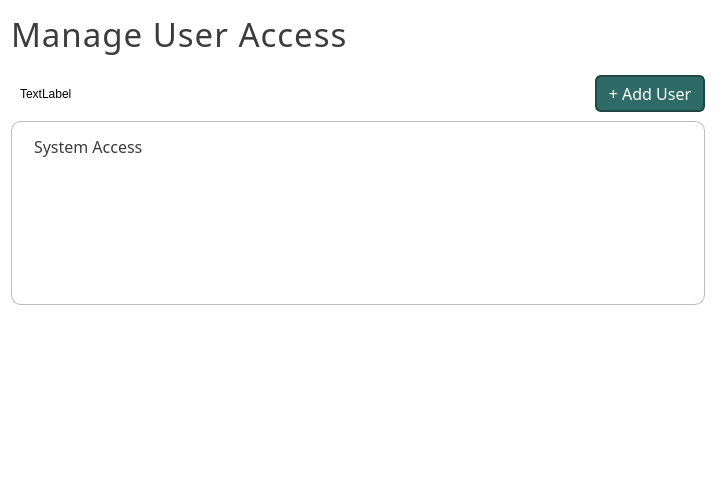
<?xml version="1.0" encoding="UTF-8"?>
<ui version="4.0">
 <class>useraccess_page</class>
 <widget class="QWidget" name="useraccess_page">
  <property name="geometry">
   <rect>
    <x>0</x>
    <y>0</y>
    <width>725</width>
    <height>499</height>
   </rect>
  </property>
  <property name="minimumSize">
   <size>
    <width>0</width>
    <height>0</height>
   </size>
  </property>
  <property name="palette">
   <palette>
    <active>
     <colorrole role="WindowText">
      <brush brushstyle="SolidPattern">
       <color alpha="255">
        <red>0</red>
        <green>0</green>
        <blue>0</blue>
       </color>
      </brush>
     </colorrole>
     <colorrole role="Button">
      <brush brushstyle="SolidPattern">
       <color alpha="255">
        <red>255</red>
        <green>255</green>
        <blue>255</blue>
       </color>
      </brush>
     </colorrole>
     <colorrole role="Light">
      <brush brushstyle="SolidPattern">
       <color alpha="255">
        <red>255</red>
        <green>255</green>
        <blue>255</blue>
       </color>
      </brush>
     </colorrole>
     <colorrole role="Midlight">
      <brush brushstyle="SolidPattern">
       <color alpha="255">
        <red>255</red>
        <green>255</green>
        <blue>255</blue>
       </color>
      </brush>
     </colorrole>
     <colorrole role="Dark">
      <brush brushstyle="SolidPattern">
       <color alpha="255">
        <red>127</red>
        <green>127</green>
        <blue>127</blue>
       </color>
      </brush>
     </colorrole>
     <colorrole role="Mid">
      <brush brushstyle="SolidPattern">
       <color alpha="255">
        <red>170</red>
        <green>170</green>
        <blue>170</blue>
       </color>
      </brush>
     </colorrole>
     <colorrole role="Text">
      <brush brushstyle="SolidPattern">
       <color alpha="255">
        <red>0</red>
        <green>0</green>
        <blue>0</blue>
       </color>
      </brush>
     </colorrole>
     <colorrole role="BrightText">
      <brush brushstyle="SolidPattern">
       <color alpha="255">
        <red>255</red>
        <green>255</green>
        <blue>255</blue>
       </color>
      </brush>
     </colorrole>
     <colorrole role="ButtonText">
      <brush brushstyle="SolidPattern">
       <color alpha="255">
        <red>0</red>
        <green>0</green>
        <blue>0</blue>
       </color>
      </brush>
     </colorrole>
     <colorrole role="Base">
      <brush brushstyle="SolidPattern">
       <color alpha="255">
        <red>255</red>
        <green>255</green>
        <blue>255</blue>
       </color>
      </brush>
     </colorrole>
     <colorrole role="Window">
      <brush brushstyle="SolidPattern">
       <color alpha="255">
        <red>255</red>
        <green>255</green>
        <blue>255</blue>
       </color>
      </brush>
     </colorrole>
     <colorrole role="Shadow">
      <brush brushstyle="SolidPattern">
       <color alpha="255">
        <red>0</red>
        <green>0</green>
        <blue>0</blue>
       </color>
      </brush>
     </colorrole>
     <colorrole role="AlternateBase">
      <brush brushstyle="SolidPattern">
       <color alpha="255">
        <red>255</red>
        <green>255</green>
        <blue>255</blue>
       </color>
      </brush>
     </colorrole>
     <colorrole role="ToolTipBase">
      <brush brushstyle="SolidPattern">
       <color alpha="255">
        <red>255</red>
        <green>255</green>
        <blue>220</blue>
       </color>
      </brush>
     </colorrole>
     <colorrole role="ToolTipText">
      <brush brushstyle="SolidPattern">
       <color alpha="255">
        <red>0</red>
        <green>0</green>
        <blue>0</blue>
       </color>
      </brush>
     </colorrole>
     <colorrole role="PlaceholderText">
      <brush brushstyle="SolidPattern">
       <color alpha="127">
        <red>0</red>
        <green>0</green>
        <blue>0</blue>
       </color>
      </brush>
     </colorrole>
     <colorrole role="Accent">
      <brush brushstyle="SolidPattern">
       <color alpha="255">
        <red>255</red>
        <green>255</green>
        <blue>255</blue>
       </color>
      </brush>
     </colorrole>
    </active>
    <inactive>
     <colorrole role="WindowText">
      <brush brushstyle="SolidPattern">
       <color alpha="255">
        <red>0</red>
        <green>0</green>
        <blue>0</blue>
       </color>
      </brush>
     </colorrole>
     <colorrole role="Button">
      <brush brushstyle="SolidPattern">
       <color alpha="255">
        <red>255</red>
        <green>255</green>
        <blue>255</blue>
       </color>
      </brush>
     </colorrole>
     <colorrole role="Light">
      <brush brushstyle="SolidPattern">
       <color alpha="255">
        <red>255</red>
        <green>255</green>
        <blue>255</blue>
       </color>
      </brush>
     </colorrole>
     <colorrole role="Midlight">
      <brush brushstyle="SolidPattern">
       <color alpha="255">
        <red>255</red>
        <green>255</green>
        <blue>255</blue>
       </color>
      </brush>
     </colorrole>
     <colorrole role="Dark">
      <brush brushstyle="SolidPattern">
       <color alpha="255">
        <red>127</red>
        <green>127</green>
        <blue>127</blue>
       </color>
      </brush>
     </colorrole>
     <colorrole role="Mid">
      <brush brushstyle="SolidPattern">
       <color alpha="255">
        <red>170</red>
        <green>170</green>
        <blue>170</blue>
       </color>
      </brush>
     </colorrole>
     <colorrole role="Text">
      <brush brushstyle="SolidPattern">
       <color alpha="255">
        <red>0</red>
        <green>0</green>
        <blue>0</blue>
       </color>
      </brush>
     </colorrole>
     <colorrole role="BrightText">
      <brush brushstyle="SolidPattern">
       <color alpha="255">
        <red>255</red>
        <green>255</green>
        <blue>255</blue>
       </color>
      </brush>
     </colorrole>
     <colorrole role="ButtonText">
      <brush brushstyle="SolidPattern">
       <color alpha="255">
        <red>0</red>
        <green>0</green>
        <blue>0</blue>
       </color>
      </brush>
     </colorrole>
     <colorrole role="Base">
      <brush brushstyle="SolidPattern">
       <color alpha="255">
        <red>255</red>
        <green>255</green>
        <blue>255</blue>
       </color>
      </brush>
     </colorrole>
     <colorrole role="Window">
      <brush brushstyle="SolidPattern">
       <color alpha="255">
        <red>255</red>
        <green>255</green>
        <blue>255</blue>
       </color>
      </brush>
     </colorrole>
     <colorrole role="Shadow">
      <brush brushstyle="SolidPattern">
       <color alpha="255">
        <red>0</red>
        <green>0</green>
        <blue>0</blue>
       </color>
      </brush>
     </colorrole>
     <colorrole role="AlternateBase">
      <brush brushstyle="SolidPattern">
       <color alpha="255">
        <red>255</red>
        <green>255</green>
        <blue>255</blue>
       </color>
      </brush>
     </colorrole>
     <colorrole role="ToolTipBase">
      <brush brushstyle="SolidPattern">
       <color alpha="255">
        <red>255</red>
        <green>255</green>
        <blue>220</blue>
       </color>
      </brush>
     </colorrole>
     <colorrole role="ToolTipText">
      <brush brushstyle="SolidPattern">
       <color alpha="255">
        <red>0</red>
        <green>0</green>
        <blue>0</blue>
       </color>
      </brush>
     </colorrole>
     <colorrole role="PlaceholderText">
      <brush brushstyle="SolidPattern">
       <color alpha="127">
        <red>0</red>
        <green>0</green>
        <blue>0</blue>
       </color>
      </brush>
     </colorrole>
     <colorrole role="Accent">
      <brush brushstyle="SolidPattern">
       <color alpha="255">
        <red>255</red>
        <green>255</green>
        <blue>255</blue>
       </color>
      </brush>
     </colorrole>
    </inactive>
    <disabled>
     <colorrole role="WindowText">
      <brush brushstyle="SolidPattern">
       <color alpha="255">
        <red>127</red>
        <green>127</green>
        <blue>127</blue>
       </color>
      </brush>
     </colorrole>
     <colorrole role="Button">
      <brush brushstyle="SolidPattern">
       <color alpha="255">
        <red>255</red>
        <green>255</green>
        <blue>255</blue>
       </color>
      </brush>
     </colorrole>
     <colorrole role="Light">
      <brush brushstyle="SolidPattern">
       <color alpha="255">
        <red>255</red>
        <green>255</green>
        <blue>255</blue>
       </color>
      </brush>
     </colorrole>
     <colorrole role="Midlight">
      <brush brushstyle="SolidPattern">
       <color alpha="255">
        <red>255</red>
        <green>255</green>
        <blue>255</blue>
       </color>
      </brush>
     </colorrole>
     <colorrole role="Dark">
      <brush brushstyle="SolidPattern">
       <color alpha="255">
        <red>127</red>
        <green>127</green>
        <blue>127</blue>
       </color>
      </brush>
     </colorrole>
     <colorrole role="Mid">
      <brush brushstyle="SolidPattern">
       <color alpha="255">
        <red>170</red>
        <green>170</green>
        <blue>170</blue>
       </color>
      </brush>
     </colorrole>
     <colorrole role="Text">
      <brush brushstyle="SolidPattern">
       <color alpha="255">
        <red>127</red>
        <green>127</green>
        <blue>127</blue>
       </color>
      </brush>
     </colorrole>
     <colorrole role="BrightText">
      <brush brushstyle="SolidPattern">
       <color alpha="255">
        <red>255</red>
        <green>255</green>
        <blue>255</blue>
       </color>
      </brush>
     </colorrole>
     <colorrole role="ButtonText">
      <brush brushstyle="SolidPattern">
       <color alpha="255">
        <red>127</red>
        <green>127</green>
        <blue>127</blue>
       </color>
      </brush>
     </colorrole>
     <colorrole role="Base">
      <brush brushstyle="SolidPattern">
       <color alpha="255">
        <red>255</red>
        <green>255</green>
        <blue>255</blue>
       </color>
      </brush>
     </colorrole>
     <colorrole role="Window">
      <brush brushstyle="SolidPattern">
       <color alpha="255">
        <red>255</red>
        <green>255</green>
        <blue>255</blue>
       </color>
      </brush>
     </colorrole>
     <colorrole role="Shadow">
      <brush brushstyle="SolidPattern">
       <color alpha="255">
        <red>0</red>
        <green>0</green>
        <blue>0</blue>
       </color>
      </brush>
     </colorrole>
     <colorrole role="AlternateBase">
      <brush brushstyle="SolidPattern">
       <color alpha="255">
        <red>255</red>
        <green>255</green>
        <blue>255</blue>
       </color>
      </brush>
     </colorrole>
     <colorrole role="ToolTipBase">
      <brush brushstyle="SolidPattern">
       <color alpha="255">
        <red>255</red>
        <green>255</green>
        <blue>220</blue>
       </color>
      </brush>
     </colorrole>
     <colorrole role="ToolTipText">
      <brush brushstyle="SolidPattern">
       <color alpha="255">
        <red>0</red>
        <green>0</green>
        <blue>0</blue>
       </color>
      </brush>
     </colorrole>
     <colorrole role="PlaceholderText">
      <brush brushstyle="SolidPattern">
       <color alpha="127">
        <red>127</red>
        <green>127</green>
        <blue>127</blue>
       </color>
      </brush>
     </colorrole>
     <colorrole role="Accent">
      <brush brushstyle="SolidPattern">
       <color alpha="255">
        <red>255</red>
        <green>255</green>
        <blue>255</blue>
       </color>
      </brush>
     </colorrole>
    </disabled>
   </palette>
  </property>
  <property name="windowTitle">
   <string>AdoraFlow</string>
  </property>
  <layout class="QVBoxLayout" name="verticalLayout">
   <property name="spacing">
    <number>0</number>
   </property>
   <property name="rightMargin">
    <number>20</number>
   </property>
   <item>
    <widget class="QLabel" name="header_label">
     <property name="font">
      <font>
       <family>Slate Medium</family>
       <pointsize>25</pointsize>
      </font>
     </property>
     <property name="styleSheet">
      <string notr="true">#header_label {
	color: rgb(60, 60, 60);
	letter-spacing: 1px;
}</string>
     </property>
     <property name="text">
      <string>Manage User Access</string>
     </property>
    </widget>
   </item>
   <item>
    <widget class="QWidget" name="button_container" native="true">
     <layout class="QHBoxLayout" name="horizontalLayout">
      <property name="topMargin">
       <number>18</number>
      </property>
      <property name="rightMargin">
       <number>0</number>
      </property>
      <item>
       <widget class="QLabel" name="label">
        <property name="text">
         <string>TextLabel</string>
        </property>
       </widget>
      </item>
      <item alignment="Qt::AlignmentFlag::AlignRight">
       <widget class="QPushButton" name="add_button">
        <property name="minimumSize">
         <size>
          <width>110</width>
          <height>30</height>
         </size>
        </property>
        <property name="font">
         <font>
          <family>Slate</family>
          <pointsize>12</pointsize>
         </font>
        </property>
        <property name="cursor">
         <cursorShape>PointingHandCursor</cursorShape>
        </property>
        <property name="styleSheet">
         <string notr="true">#add_button {
	border-radius: 6px;
	color: white;
	border: 2px solid #1F4744;
	padding: 5px;
	background: #2E6B66;
}

#add_button:hover {
	border: 2px solid #1F4744;
	background: #265955;

}
#add_button:pressed {
	background: #1F4744;
	color: white;
	border: 2px solid #1F4744;
}</string>
        </property>
        <property name="text">
         <string>+ Add User</string>
        </property>
       </widget>
      </item>
     </layout>
    </widget>
   </item>
   <item>
    <widget class="QWidget" name="container" native="true">
     <property name="minimumSize">
      <size>
       <width>0</width>
       <height>0</height>
      </size>
     </property>
     <property name="maximumSize">
      <size>
       <width>16777215</width>
       <height>300</height>
      </size>
     </property>
     <property name="styleSheet">
      <string notr="true">#container {
	border: 1px solid rgba(90, 90, 90, 100);
	border-radius: 10px;
	background: white;
}</string>
     </property>
     <layout class="QVBoxLayout" name="verticalLayout_2">
      <property name="rightMargin">
       <number>6</number>
      </property>
      <item>
       <widget class="QLabel" name="label_2">
        <property name="font">
         <font>
          <family>Slate Medium</family>
          <pointsize>12</pointsize>
         </font>
        </property>
        <property name="styleSheet">
         <string notr="true">padding-left: 10px;
padding-top: 5px;
color: rgb(60, 60, 60);
</string>
        </property>
        <property name="text">
         <string>System Access</string>
        </property>
       </widget>
      </item>
      <item>
       <widget class="QScrollArea" name="scrollArea">
        <property name="styleSheet">
         <string notr="true">#scrollArea {
	border: 1px solid white;
	background: white;
}

#user_access_list {
	background: white;
}</string>
        </property>
        <property name="widgetResizable">
         <bool>true</bool>
        </property>
        <widget class="QWidget" name="user_access_list">
         <property name="geometry">
          <rect>
           <x>0</x>
           <y>0</y>
           <width>685</width>
           <height>152</height>
          </rect>
         </property>
         <property name="sizePolicy">
          <sizepolicy hsizetype="Preferred" vsizetype="Preferred">
           <horstretch>0</horstretch>
           <verstretch>0</verstretch>
          </sizepolicy>
         </property>
         <layout class="QVBoxLayout" name="user_access_contents"/>
        </widget>
       </widget>
      </item>
     </layout>
    </widget>
   </item>
   <item>
    <spacer name="verticalSpacer">
     <property name="orientation">
      <enum>Qt::Orientation::Vertical</enum>
     </property>
     <property name="sizeHint" stdset="0">
      <size>
       <width>20</width>
       <height>40</height>
      </size>
     </property>
    </spacer>
   </item>
  </layout>
 </widget>
 <resources/>
 <connections/>
</ui>
